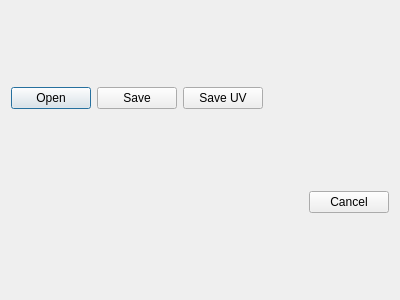
<?xml version="1.0" encoding="UTF-8"?>
<ui version="4.0">
 <class>MaterialDialog</class>
 <widget class="QDialog" name="MaterialDialog">
  <property name="geometry">
   <rect>
    <x>0</x>
    <y>0</y>
    <width>400</width>
    <height>300</height>
   </rect>
  </property>
  <property name="windowTitle">
   <string>Material</string>
  </property>
  <layout class="QVBoxLayout" name="verticalLayout">
   <item>
    <widget class="QWidget" name="widget_3" native="true">
     <property name="sizePolicy">
      <sizepolicy hsizetype="Preferred" vsizetype="Maximum">
       <horstretch>0</horstretch>
       <verstretch>0</verstretch>
      </sizepolicy>
     </property>
     <layout class="QHBoxLayout" name="horizontalLayout_2">
      <property name="margin">
       <number>0</number>
      </property>
      <item>
       <widget class="QPushButton" name="openButton">
        <property name="text">
         <string>Open</string>
        </property>
       </widget>
      </item>
      <item>
       <widget class="QPushButton" name="saveButton">
        <property name="text">
         <string>Save</string>
        </property>
       </widget>
      </item>
      <item>
       <widget class="QPushButton" name="saveUvButton">
        <property name="text">
         <string>Save UV</string>
        </property>
       </widget>
      </item>
      <item>
       <spacer name="horizontalSpacer_2">
        <property name="orientation">
         <enum>Qt::Horizontal</enum>
        </property>
        <property name="sizeHint" stdset="0">
         <size>
          <width>40</width>
          <height>20</height>
         </size>
        </property>
       </spacer>
      </item>
     </layout>
    </widget>
   </item>
   <item>
    <layout class="QVBoxLayout" name="glLayout"/>
   </item>
   <item>
    <widget class="QWidget" name="widget_2" native="true">
     <property name="sizePolicy">
      <sizepolicy hsizetype="Preferred" vsizetype="Maximum">
       <horstretch>0</horstretch>
       <verstretch>0</verstretch>
      </sizepolicy>
     </property>
     <layout class="QHBoxLayout" name="horizontalLayout">
      <property name="margin">
       <number>0</number>
      </property>
      <item>
       <spacer name="horizontalSpacer">
        <property name="orientation">
         <enum>Qt::Horizontal</enum>
        </property>
        <property name="sizeHint" stdset="0">
         <size>
          <width>40</width>
          <height>20</height>
         </size>
        </property>
       </spacer>
      </item>
      <item>
       <widget class="QPushButton" name="pushButton">
        <property name="text">
         <string>Cancel</string>
        </property>
       </widget>
      </item>
     </layout>
    </widget>
   </item>
  </layout>
 </widget>
 <resources/>
 <connections/>
</ui>
